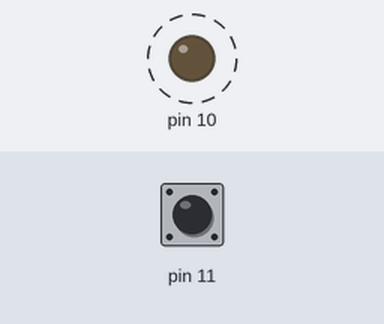
A sketch run on a simulated Arduino Uno, built with avr-gcc and run on an emulated ATmega328P. Shown: output pins drawn as LEDs (lit = HIGH). Dashed ring = blinking. Inputs (shaded band) come from the test bench; at power-on: pin 11 HIGH.

Above: at 0.05 s.
Timing chart, 0 to 3.0 s (numbered marks = the images above):
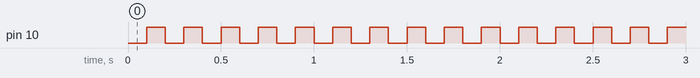

Measured:
- by itself, pin 10: alternates HIGH for 0.10 s and LOW for 0.10 s

The sketch:

sketch_jul12a.ino
```cpp
void setup() {
  // put your setup code here, to run once:
  pinMode(10,OUTPUT);
  pinMode(11,INPUT);
}

void loop() {
  // put your main code here, to run repeatedly:
digitalWrite(10,LOW);
delay(100);
digitalWrite(10,HIGH);
delay(100);
if(digitalRead(11)==0)
  while(1)
    digitalWrite(10,LOW);
}
```
